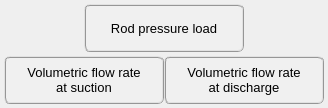
                     <widget class="QWidget" name="tab_frequency">
                      <attribute name="title">
                       <string>Frequency</string>
                      </attribute>
                      <layout class="QGridLayout" name="gridLayout_25">
                       <property name="leftMargin">
                        <number>4</number>
                       </property>
                       <property name="topMargin">
                        <number>4</number>
                       </property>
                       <property name="rightMargin">
                        <number>4</number>
                       </property>
                       <property name="bottomMargin">
                        <number>4</number>
                       </property>
                       <property name="spacing">
                        <number>4</number>
                       </property>
                       <item row="0" column="0">
                        <widget class="QFrame" name="frame_28">
                         <property name="frameShape">
                          <enum>QFrame::NoFrame</enum>
                         </property>
                         <property name="frameShadow">
                          <enum>QFrame::Raised</enum>
                         </property>
                         <layout class="QGridLayout" name="gridLayout_24">
                          <property name="leftMargin">
                           <number>0</number>
                          </property>
                          <property name="topMargin">
                           <number>0</number>
                          </property>
                          <property name="rightMargin">
                           <number>0</number>
                          </property>
                          <property name="bottomMargin">
                           <number>0</number>
                          </property>
                          <property name="spacing">
                           <number>0</number>
                          </property>
                          <item row="0" column="0">
                           <widget class="QPushButton" name="pushButton_plot_rod_pressure_load_frequency">
                            <property name="minimumSize">
                             <size>
                              <width>160</width>
                              <height>48</height>
                             </size>
                            </property>
                            <property name="maximumSize">
                             <size>
                              <width>160</width>
                              <height>48</height>
                             </size>
                            </property>
                            <property name="font">
                             <font>
                              <pointsize>10</pointsize>
                             </font>
                            </property>
                            <property name="styleSheet">
                             <string notr="true">QPushButton{border-radius: 6px; border-color: rgb(150, 150, 150); border-style: ridge; border-width: 2px; color: rgb(0, 0, 0); background-color: rgb(240, 240, 240)}
QPushButton:hover{border-radius: 6px; border-color: rgb(0, 170, 255); border-style: ridge; border-width: 2px; color: rgb(0, 0, 0); background-color: rgba(174, 213, 255, 100)}
QPushButton:pressed{border-radius: 6px; border-color: rgb(0, 170, 255); border-style: ridge; border-width: 2px; color: rgb(0, 0, 0); background-color: rgb(174, 213, 255)}
QPushButton:disabled{border-radius: 6px; border-color: rgb(150, 150, 150); border-style: ridge; border-width: 0px; color: rgb(150,150, 150); background-color: rgb(220, 220, 220)}</string>
                            </property>
                            <property name="text">
                             <string>Rod pressure load</string>
                            </property>
                           </widget>
                          </item>
                         </layout>
                        </widget>
                       </item>
                       <item row="1" column="0">
                        <widget class="QFrame" name="frame_29">
                         <property name="frameShape">
                          <enum>QFrame::NoFrame</enum>
                         </property>
                         <property name="frameShadow">
                          <enum>QFrame::Raised</enum>
                         </property>
                         <layout class="QGridLayout" name="gridLayout_23">
                          <property name="leftMargin">
                           <number>0</number>
                          </property>
                          <property name="topMargin">
                           <number>0</number>
                          </property>
                          <property name="rightMargin">
                           <number>0</number>
                          </property>
                          <property name="bottomMargin">
                           <number>0</number>
                          </property>
                          <property name="spacing">
                           <number>0</number>
                          </property>
                          <item row="0" column="0">
                           <widget class="QPushButton" name="pushButton_plot_volumetric_flow_rate_at_suction_frequency">
                            <property name="minimumSize">
                             <size>
                              <width>160</width>
                              <height>48</height>
                             </size>
                            </property>
                            <property name="maximumSize">
                             <size>
                              <width>160</width>
                              <height>48</height>
                             </size>
                            </property>
                            <property name="font">
                             <font>
                              <pointsize>10</pointsize>
                             </font>
                            </property>
                            <property name="styleSheet">
                             <string notr="true">QPushButton{border-radius: 6px; border-color: rgb(150, 150, 150); border-style: ridge; border-width: 2px; color: rgb(0, 0, 0); background-color: rgb(240, 240, 240)}
QPushButton:hover{border-radius: 6px; border-color: rgb(0, 170, 255); border-style: ridge; border-width: 2px; color: rgb(0, 0, 0); background-color: rgba(174, 213, 255, 100)}
QPushButton:pressed{border-radius: 6px; border-color: rgb(0, 170, 255); border-style: ridge; border-width: 2px; color: rgb(0, 0, 0); background-color: rgb(174, 213, 255)}
QPushButton:disabled{border-radius: 6px; border-color: rgb(150, 150, 150); border-style: ridge; border-width: 0px; color: rgb(150,150, 150); background-color: rgb(220, 220, 220)}</string>
                            </property>
                            <property name="text">
                             <string>Volumetric flow rate 
at suction</string>
                            </property>
                           </widget>
                          </item>
                          <item row="0" column="1">
                           <widget class="QPushButton" name="pushButton_plot_volumetric_flow_rate_at_discharge_frequency">
                            <property name="minimumSize">
                             <size>
                              <width>160</width>
                              <height>48</height>
                             </size>
                            </property>
                            <property name="maximumSize">
                             <size>
                              <width>160</width>
                              <height>48</height>
                             </size>
                            </property>
                            <property name="font">
                             <font>
                              <pointsize>10</pointsize>
                             </font>
                            </property>
                            <property name="styleSheet">
                             <string notr="true">QPushButton{border-radius: 6px; border-color: rgb(150, 150, 150); border-style: ridge; border-width: 2px; color: rgb(0, 0, 0); background-color: rgb(240, 240, 240)}
QPushButton:hover{border-radius: 6px; border-color: rgb(0, 170, 255); border-style: ridge; border-width: 2px; color: rgb(0, 0, 0); background-color: rgba(174, 213, 255, 100)}
QPushButton:pressed{border-radius: 6px; border-color: rgb(0, 170, 255); border-style: ridge; border-width: 2px; color: rgb(0, 0, 0); background-color: rgb(174, 213, 255)}
QPushButton:disabled{border-radius: 6px; border-color: rgb(150, 150, 150); border-style: ridge; border-width: 0px; color: rgb(150,150, 150); background-color: rgb(220, 220, 220)}</string>
                            </property>
                            <property name="text">
                             <string>Volumetric flow rate 
at discharge</string>
                            </property>
                           </widget>
                          </item>
                         </layout>
                        </widget>
                       </item>
                      </layout>
                     </widget>
